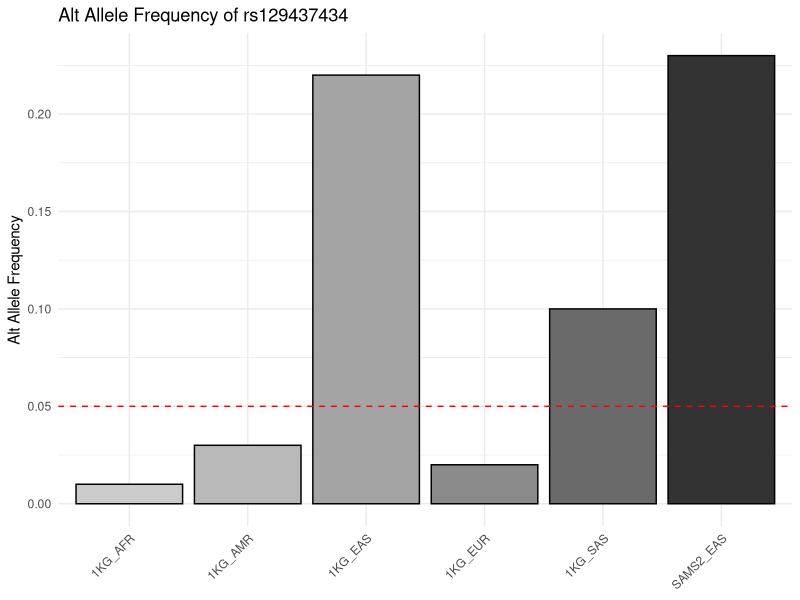

Here is the R script that generated this plot:
library(ggplot2)

# Sample data - you should replace this with your actual data
data <- data.frame(
  Population = c("SAMS2_EAS", "1KG_EAS", "1KG_SAS", "1KG_AMR", "1KG_EUR", "1KG_AFR"),
  AlleleFrequency = c(0.23, 0.22, 0.1, 0.03, 0.02, 0.01),
  stringsAsFactors = FALSE
)

# Adding a reference line value
threshold <- 0.05

# Create the plot
ggplot(data, aes(x = Population, y = AlleleFrequency, fill = Population)) +
  geom_bar(stat = "identity", color = "black") + # use geom_col() if you want to skip stating stat="identity"
  geom_hline(yintercept = threshold, linetype = "dashed", color = "red") +
  scale_fill_grey(start = 0.8, end = 0.2) + # This will create a grey scale fill similar to your plot
  labs(title = "Alt Allele Frequency of rs129437434",
       x = NULL, # Removing the x-axis label
       y = "Alt Allele Frequency") +
  theme_minimal() +
  theme(axis.text.x = element_text(angle = 45, hjust = 1), # Rotate x-axis labels
        legend.position = "none") # Remove legend
